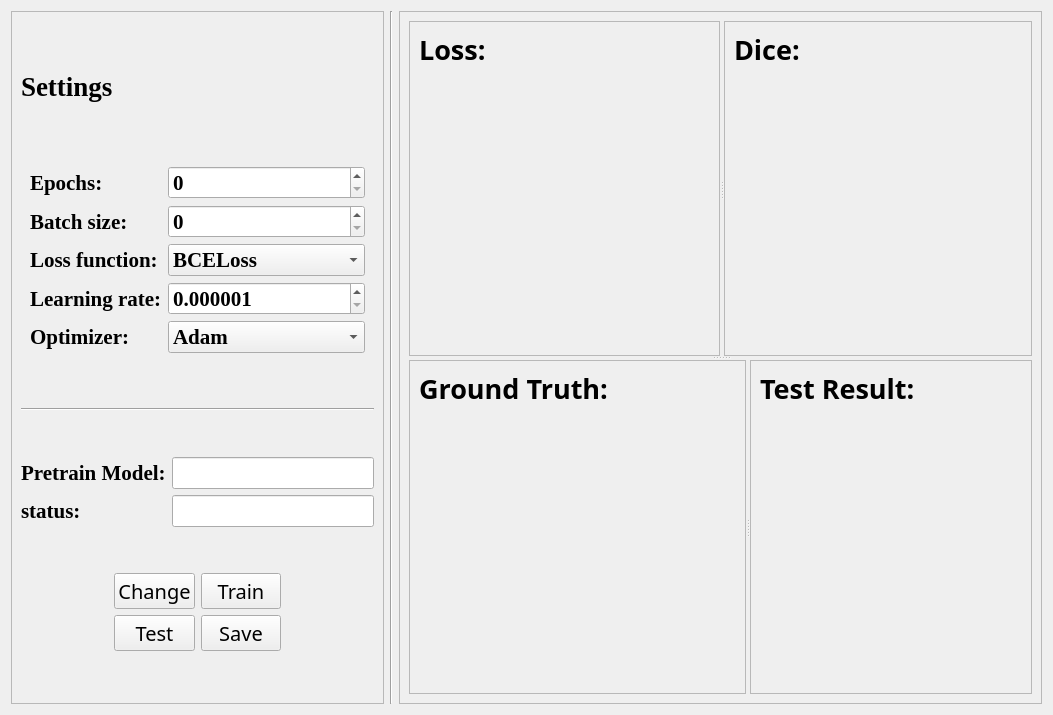
<?xml version="1.0" encoding="UTF-8"?>
<ui version="4.0">
 <class>trainTab</class>
 <widget class="QWidget" name="trainTab">
  <property name="geometry">
   <rect>
    <x>0</x>
    <y>0</y>
    <width>1053</width>
    <height>715</height>
   </rect>
  </property>
  <property name="windowTitle">
   <string>trainTab</string>
  </property>
  <layout class="QHBoxLayout" name="horizontalLayout_3" stretch="2,0,5">
   <item>
    <widget class="QFrame" name="frame">
     <property name="frameShape">
      <enum>QFrame::StyledPanel</enum>
     </property>
     <property name="frameShadow">
      <enum>QFrame::Raised</enum>
     </property>
     <layout class="QVBoxLayout" name="verticalLayout" stretch="1,5,1,2,2">
      <item>
       <widget class="QLabel" name="label_5">
        <property name="maximumSize">
         <size>
          <width>16777215</width>
          <height>50</height>
         </size>
        </property>
        <property name="font">
         <font>
          <family>Times New Roman</family>
          <pointsize>20</pointsize>
          <weight>75</weight>
          <italic>false</italic>
          <bold>true</bold>
         </font>
        </property>
        <property name="text">
         <string>Settings</string>
        </property>
       </widget>
      </item>
      <item>
       <layout class="QGridLayout" name="gridLayout_4" rowstretch="1,0,0,0,0" columnstretch="7,0">
        <property name="leftMargin">
         <number>9</number>
        </property>
        <property name="topMargin">
         <number>9</number>
        </property>
        <property name="rightMargin">
         <number>9</number>
        </property>
        <property name="bottomMargin">
         <number>9</number>
        </property>
        <item row="0" column="1">
         <widget class="QSpinBox" name="spinBox_epochs">
          <property name="font">
           <font>
            <family>Times New Roman</family>
            <pointsize>16</pointsize>
            <weight>75</weight>
            <italic>false</italic>
            <bold>true</bold>
           </font>
          </property>
          <property name="minimum">
           <number>0</number>
          </property>
          <property name="maximum">
           <number>999999</number>
          </property>
          <property name="value">
           <number>0</number>
          </property>
         </widget>
        </item>
        <item row="4" column="1">
         <widget class="QComboBox" name="comboBox_optimizer">
          <property name="font">
           <font>
            <family>Times New Roman</family>
            <pointsize>16</pointsize>
            <weight>75</weight>
            <italic>false</italic>
            <bold>true</bold>
           </font>
          </property>
          <item>
           <property name="text">
            <string>Adam</string>
           </property>
          </item>
          <item>
           <property name="text">
            <string>SGD</string>
           </property>
          </item>
          <item>
           <property name="text">
            <string>RMSProp</string>
           </property>
          </item>
         </widget>
        </item>
        <item row="1" column="1">
         <widget class="QSpinBox" name="spinBox_batch_size">
          <property name="font">
           <font>
            <family>Times New Roman</family>
            <pointsize>16</pointsize>
            <weight>75</weight>
            <italic>false</italic>
            <bold>true</bold>
           </font>
          </property>
          <property name="maximum">
           <number>999999</number>
          </property>
         </widget>
        </item>
        <item row="2" column="1">
         <widget class="QComboBox" name="comboBox_loss_function">
          <property name="font">
           <font>
            <family>Times New Roman</family>
            <pointsize>16</pointsize>
            <weight>75</weight>
            <italic>false</italic>
            <bold>true</bold>
           </font>
          </property>
          <item>
           <property name="text">
            <string>BCELoss</string>
           </property>
          </item>
          <item>
           <property name="text">
            <string>CrossEntropyLoss</string>
           </property>
          </item>
          <item>
           <property name="text">
            <string>MSELoss</string>
           </property>
          </item>
          <item>
           <property name="text">
            <string>NLLoss2d</string>
           </property>
          </item>
         </widget>
        </item>
        <item row="4" column="0">
         <widget class="QLabel" name="label_15">
          <property name="font">
           <font>
            <family>Times New Roman</family>
            <pointsize>16</pointsize>
            <weight>75</weight>
            <italic>false</italic>
            <bold>true</bold>
           </font>
          </property>
          <property name="text">
           <string>Optimizer:</string>
          </property>
         </widget>
        </item>
        <item row="3" column="0">
         <widget class="QLabel" name="label_14">
          <property name="font">
           <font>
            <family>Times New Roman</family>
            <pointsize>16</pointsize>
            <weight>75</weight>
            <italic>false</italic>
            <bold>true</bold>
           </font>
          </property>
          <property name="text">
           <string>Learning rate:</string>
          </property>
         </widget>
        </item>
        <item row="3" column="1">
         <widget class="QDoubleSpinBox" name="doubleSpinBox_lr">
          <property name="font">
           <font>
            <family>Times New Roman</family>
            <pointsize>16</pointsize>
            <weight>75</weight>
            <italic>false</italic>
            <bold>true</bold>
           </font>
          </property>
          <property name="prefix">
           <string/>
          </property>
          <property name="suffix">
           <string/>
          </property>
          <property name="decimals">
           <number>6</number>
          </property>
          <property name="minimum">
           <double>0.000001000000000</double>
          </property>
          <property name="singleStep">
           <double>0.000001000000000</double>
          </property>
         </widget>
        </item>
        <item row="0" column="0">
         <widget class="QLabel" name="label_6">
          <property name="font">
           <font>
            <family>Times New Roman</family>
            <pointsize>16</pointsize>
            <weight>75</weight>
            <italic>false</italic>
            <bold>true</bold>
           </font>
          </property>
          <property name="text">
           <string>Epochs:</string>
          </property>
         </widget>
        </item>
        <item row="1" column="0">
         <widget class="QLabel" name="label_7">
          <property name="font">
           <font>
            <family>Times New Roman</family>
            <pointsize>16</pointsize>
            <weight>75</weight>
            <italic>false</italic>
            <bold>true</bold>
           </font>
          </property>
          <property name="text">
           <string>Batch size:</string>
          </property>
         </widget>
        </item>
        <item row="2" column="0">
         <widget class="QLabel" name="label_8">
          <property name="font">
           <font>
            <family>Times New Roman</family>
            <pointsize>16</pointsize>
            <weight>75</weight>
            <italic>false</italic>
            <bold>true</bold>
           </font>
          </property>
          <property name="text">
           <string>Loss function:</string>
          </property>
         </widget>
        </item>
       </layout>
      </item>
      <item>
       <widget class="Line" name="line">
        <property name="orientation">
         <enum>Qt::Horizontal</enum>
        </property>
       </widget>
      </item>
      <item>
       <layout class="QGridLayout" name="gridLayout">
        <item row="0" column="0">
         <widget class="QLabel" name="label_20">
          <property name="font">
           <font>
            <family>Times New Roman</family>
            <pointsize>16</pointsize>
            <weight>75</weight>
            <italic>false</italic>
            <bold>true</bold>
           </font>
          </property>
          <property name="text">
           <string>Pretrain Model:</string>
          </property>
         </widget>
        </item>
        <item row="0" column="1">
         <widget class="QLineEdit" name="lineEdit_pretrain_model">
          <property name="font">
           <font>
            <family>Times New Roman</family>
            <pointsize>16</pointsize>
           </font>
          </property>
          <property name="readOnly">
           <bool>true</bool>
          </property>
         </widget>
        </item>
        <item row="1" column="0">
         <widget class="QLabel" name="label_21">
          <property name="font">
           <font>
            <family>Times New Roman</family>
            <pointsize>16</pointsize>
            <weight>75</weight>
            <italic>false</italic>
            <bold>true</bold>
           </font>
          </property>
          <property name="text">
           <string>status:</string>
          </property>
         </widget>
        </item>
        <item row="1" column="1">
         <widget class="QLineEdit" name="lineEdit_status">
          <property name="font">
           <font>
            <family>Times New Roman</family>
            <pointsize>16</pointsize>
           </font>
          </property>
          <property name="text">
           <string/>
          </property>
          <property name="readOnly">
           <bool>true</bool>
          </property>
         </widget>
        </item>
       </layout>
      </item>
      <item>
       <layout class="QHBoxLayout" name="horizontalLayout_2">
        <item>
         <spacer name="horizontalSpacer_2">
          <property name="orientation">
           <enum>Qt::Horizontal</enum>
          </property>
          <property name="sizeHint" stdset="0">
           <size>
            <width>40</width>
            <height>20</height>
           </size>
          </property>
         </spacer>
        </item>
        <item>
         <layout class="QGridLayout" name="gridLayout_2">
          <item row="0" column="0">
           <widget class="QPushButton" name="pushButton_change">
            <property name="enabled">
             <bool>true</bool>
            </property>
            <property name="font">
             <font>
              <family>宋体</family>
              <pointsize>15</pointsize>
              <weight>50</weight>
              <italic>false</italic>
              <bold>false</bold>
             </font>
            </property>
            <property name="text">
             <string>Change</string>
            </property>
           </widget>
          </item>
          <item row="0" column="1">
           <widget class="QPushButton" name="pushButton_train">
            <property name="enabled">
             <bool>true</bool>
            </property>
            <property name="font">
             <font>
              <family>宋体</family>
              <pointsize>15</pointsize>
              <weight>50</weight>
              <italic>false</italic>
              <bold>false</bold>
             </font>
            </property>
            <property name="text">
             <string>Train</string>
            </property>
           </widget>
          </item>
          <item row="1" column="0">
           <widget class="QPushButton" name="pushButton_test">
            <property name="enabled">
             <bool>true</bool>
            </property>
            <property name="font">
             <font>
              <family>宋体</family>
              <pointsize>15</pointsize>
              <weight>50</weight>
              <italic>false</italic>
              <bold>false</bold>
             </font>
            </property>
            <property name="text">
             <string>Test</string>
            </property>
           </widget>
          </item>
          <item row="1" column="1">
           <widget class="QPushButton" name="pushButton_save">
            <property name="font">
             <font>
              <family>宋体</family>
              <pointsize>15</pointsize>
              <weight>50</weight>
              <italic>false</italic>
              <bold>false</bold>
             </font>
            </property>
            <property name="text">
             <string>Save</string>
            </property>
           </widget>
          </item>
         </layout>
        </item>
        <item>
         <spacer name="horizontalSpacer_3">
          <property name="orientation">
           <enum>Qt::Horizontal</enum>
          </property>
          <property name="sizeHint" stdset="0">
           <size>
            <width>40</width>
            <height>20</height>
           </size>
          </property>
         </spacer>
        </item>
       </layout>
      </item>
     </layout>
    </widget>
   </item>
   <item>
    <widget class="Line" name="line_2">
     <property name="orientation">
      <enum>Qt::Vertical</enum>
     </property>
    </widget>
   </item>
   <item>
    <widget class="QFrame" name="frame_2">
     <property name="frameShape">
      <enum>QFrame::StyledPanel</enum>
     </property>
     <property name="frameShadow">
      <enum>QFrame::Raised</enum>
     </property>
     <layout class="QHBoxLayout" name="horizontalLayout">
      <item>
       <widget class="QSplitter" name="splitter_3">
        <property name="orientation">
         <enum>Qt::Vertical</enum>
        </property>
        <widget class="QSplitter" name="splitter">
         <property name="orientation">
          <enum>Qt::Horizontal</enum>
         </property>
         <widget class="QFrame" name="frame_3">
          <property name="frameShape">
           <enum>QFrame::StyledPanel</enum>
          </property>
          <property name="frameShadow">
           <enum>QFrame::Raised</enum>
          </property>
          <layout class="QVBoxLayout" name="verticalLayout_7" stretch="0,1">
           <item>
            <widget class="QLabel" name="label_16">
             <property name="font">
              <font>
               <family>宋体</family>
               <pointsize>20</pointsize>
               <weight>75</weight>
               <italic>false</italic>
               <bold>true</bold>
              </font>
             </property>
             <property name="text">
              <string>Loss:</string>
             </property>
            </widget>
           </item>
           <item>
            <widget class="lossWidget" name="widget_loss" native="true"/>
           </item>
          </layout>
         </widget>
         <widget class="QFrame" name="frame_4">
          <property name="frameShape">
           <enum>QFrame::StyledPanel</enum>
          </property>
          <property name="frameShadow">
           <enum>QFrame::Raised</enum>
          </property>
          <layout class="QVBoxLayout" name="verticalLayout_8" stretch="0,1">
           <item>
            <widget class="QLabel" name="label_17">
             <property name="font">
              <font>
               <family>宋体</family>
               <pointsize>20</pointsize>
               <weight>75</weight>
               <italic>false</italic>
               <bold>true</bold>
              </font>
             </property>
             <property name="text">
              <string>Dice:</string>
             </property>
            </widget>
           </item>
           <item>
            <widget class="diceWidget" name="widget_dice" native="true"/>
           </item>
          </layout>
         </widget>
        </widget>
        <widget class="QSplitter" name="splitter_2">
         <property name="orientation">
          <enum>Qt::Horizontal</enum>
         </property>
         <widget class="QFrame" name="frame_6">
          <property name="frameShape">
           <enum>QFrame::StyledPanel</enum>
          </property>
          <property name="frameShadow">
           <enum>QFrame::Raised</enum>
          </property>
          <layout class="QVBoxLayout" name="verticalLayout_13" stretch="0,1">
           <item>
            <widget class="QLabel" name="label_19">
             <property name="font">
              <font>
               <family>宋体</family>
               <pointsize>20</pointsize>
               <weight>75</weight>
               <italic>false</italic>
               <bold>true</bold>
              </font>
             </property>
             <property name="text">
              <string>Ground Truth:</string>
             </property>
            </widget>
           </item>
           <item>
            <widget class="ImageListWidget" name="widget_label" native="true"/>
           </item>
          </layout>
         </widget>
         <widget class="QFrame" name="frame_5">
          <property name="frameShape">
           <enum>QFrame::StyledPanel</enum>
          </property>
          <property name="frameShadow">
           <enum>QFrame::Raised</enum>
          </property>
          <layout class="QVBoxLayout" name="verticalLayout_12" stretch="0,1">
           <item>
            <widget class="QLabel" name="label_18">
             <property name="font">
              <font>
               <family>宋体</family>
               <pointsize>20</pointsize>
               <weight>75</weight>
               <italic>false</italic>
               <bold>true</bold>
              </font>
             </property>
             <property name="text">
              <string>Test Result:</string>
             </property>
            </widget>
           </item>
           <item>
            <widget class="ImageListWidget" name="widget_result" native="true"/>
           </item>
          </layout>
         </widget>
        </widget>
       </widget>
      </item>
     </layout>
    </widget>
   </item>
  </layout>
 </widget>
 <customwidgets>
  <customwidget>
   <class>lossWidget</class>
   <extends>QWidget</extends>
   <header>UI/Widgets/lossWidget.h</header>
   <container>1</container>
  </customwidget>
  <customwidget>
   <class>diceWidget</class>
   <extends>QWidget</extends>
   <header>UI/Widgets/diceWidget.h</header>
   <container>1</container>
  </customwidget>
  <customwidget>
   <class>ImageListWidget</class>
   <extends>QWidget</extends>
   <header>UI/Widgets/imageWidget.h</header>
   <container>1</container>
  </customwidget>
 </customwidgets>
 <resources/>
 <connections/>
</ui>
